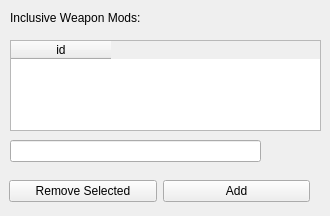
          <widget class="QWidget" name="tab_28">
           <attribute name="title">
            <string>Mods (include)</string>
           </attribute>
           <widget class="QTableWidget" name="tb_incmod_sh">
            <property name="geometry">
             <rect>
              <x>10</x>
              <y>40</y>
              <width>311</width>
              <height>91</height>
             </rect>
            </property>
            <property name="selectionBehavior">
             <enum>QAbstractItemView::SelectRows</enum>
            </property>
            <column>
             <property name="text">
              <string>id</string>
             </property>
            </column>
           </widget>
           <widget class="QLabel" name="label_26">
            <property name="geometry">
             <rect>
              <x>10</x>
              <y>10</y>
              <width>151</width>
              <height>16</height>
             </rect>
            </property>
            <property name="text">
             <string>Inclusive Weapon Mods:</string>
            </property>
           </widget>
           <widget class="QWidget" name="horizontalLayoutWidget_16">
            <property name="geometry">
             <rect>
              <x>9</x>
              <y>176</y>
              <width>301</width>
              <height>31</height>
             </rect>
            </property>
            <layout class="QHBoxLayout" name="grid_addremove_17">
             <item>
              <widget class="QPushButton" name="pb_rem_shmi">
               <property name="text">
                <string>Remove Selected</string>
               </property>
              </widget>
             </item>
             <item>
              <widget class="QPushButton" name="pb_add_shmi">
               <property name="text">
                <string>Add</string>
               </property>
              </widget>
             </item>
            </layout>
           </widget>
           <widget class="QLineEdit" name="fld_shmi">
            <property name="geometry">
             <rect>
              <x>10</x>
              <y>140</y>
              <width>251</width>
              <height>22</height>
             </rect>
            </property>
           </widget>
          </widget>
